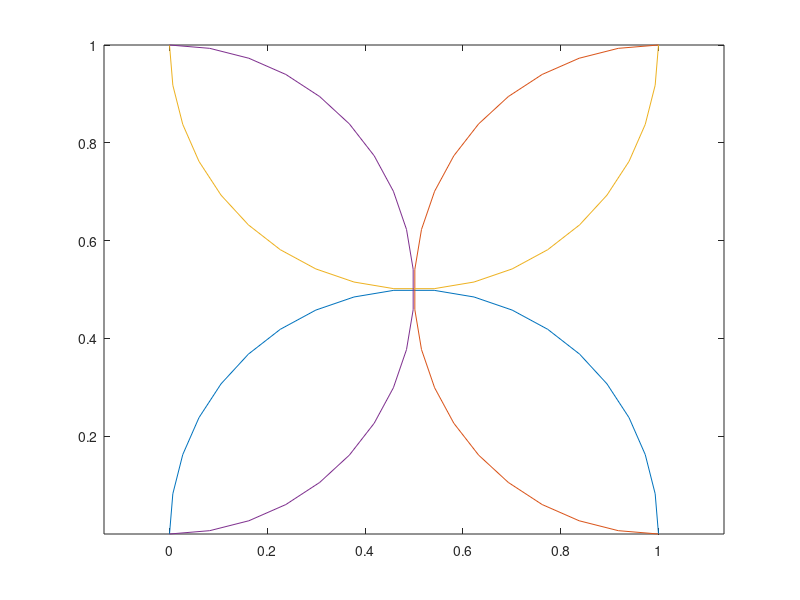

The MATLAB source for this figure: (Note: this script raises an error after producing the figure.)
function labyrinth_test()

clc;
clear all;
close all;
T_P = [0, 0; 1, 0; 1, 1; 0, 1];
T_Q = [0, 0; 0, 1; 1, 1; 1, 0];
curve = cell(1, 4);

r = 0.5;
curve{1} = sampleCircle([0.5, 0], r, -pi / 2);
curve{2} = sampleCircle([1, 0.5], r, pi);
curve{3} = sampleCircle([0.5, 1], r, pi / 2);
curve{4} = sampleCircle([0, 0.5], r, 0);

figure;
for i = 1:4
    plot(curve{i}(:, 1), curve{i}(:, 2));
    axis equal;
    hold on;
end

[~,~,area_overlap] = compute_gap_overlap_area(curve, T_P);
iter = 1;
thr = 1e-4;
scale = 0;
while area_overlap > thr
    curve = deformCurve(curve, T_P);
    [~,~,area_overlap] = compute_gap_overlap_area(curve, T_P);
    iter = iter + 1;
    
    % visualize
    tran_curve = transform_curves(curve, T_Q, scale);
    show_curves(curve, tran_curve);
end

end

function points = sampleCircle(origin, r, s)

n = 20;
step =  pi / (n - 1);
points = zeros(n, 2);
for i = 0:n-1
    a = s + step * i;
    points(i+1, :) =  origin + [r * sin(a), r * cos(a)];
end

end